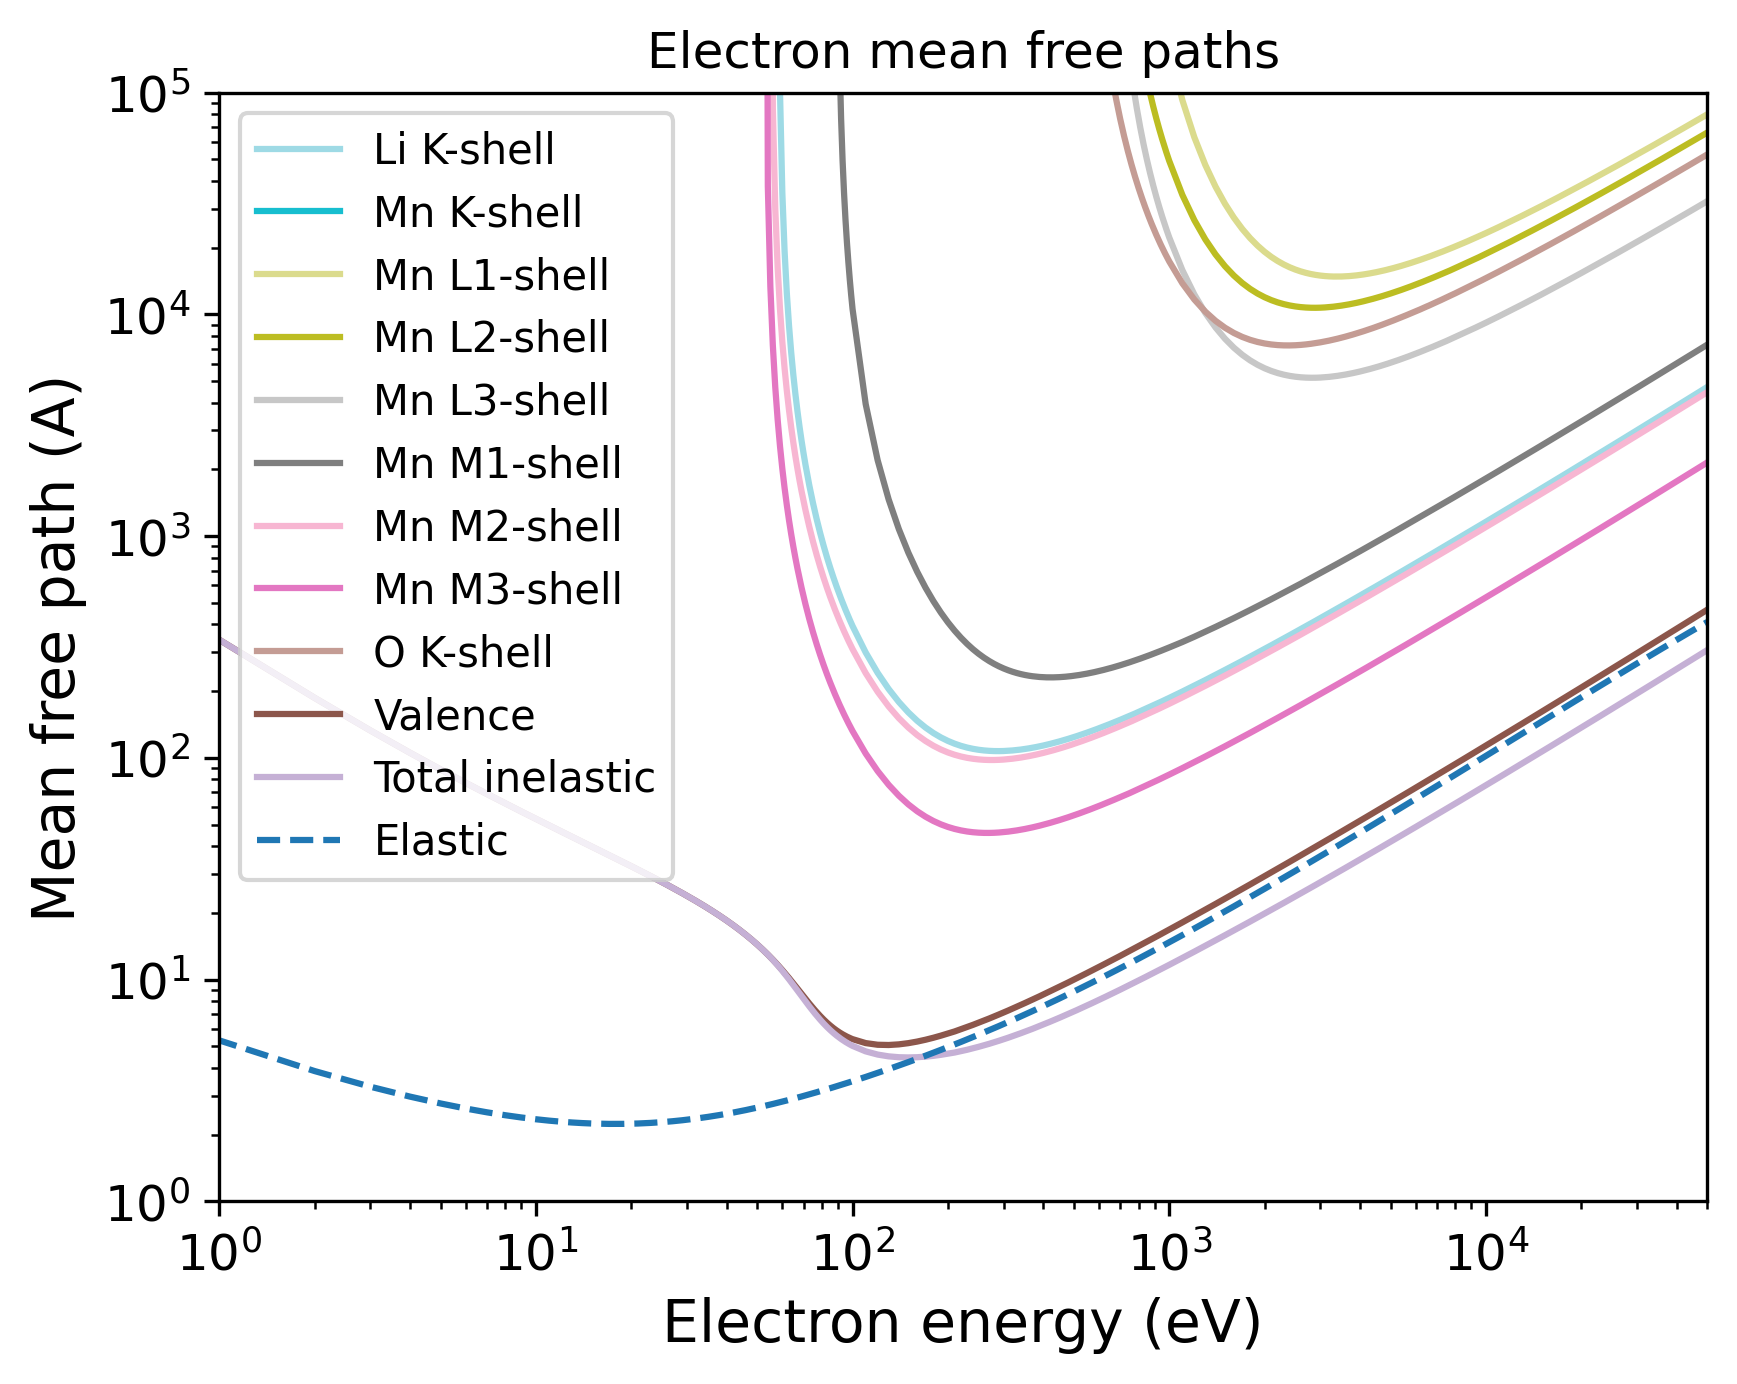

This figure's Python source:
import pandas as pd
import numpy as np
import matplotlib.pyplot as plt
import matplotlib.cm as cm
# Set the format:
plt.xlabel("Electron energy (eV)", fontsize=14)
plt.ylabel("Mean free path (A)", fontsize=14)
plt.xticks(fontsize=12)
plt.yticks(fontsize=12)
plt.grid(False)
# Set the axes:
# Read the output file:
df = pd.read_csv(r"OUTPUT_LiMn2O4_Electron_IMFP.dat", sep=r'\s+', header=None, comment="#", skipinitialspace=True)
plt.xscale("log")
plt.yscale("log")
# Prepare the plot:
columns_to_plot = [1, 2, 3, 4, 5, 6, 7, 8, 9, 10, 11]
labels = ["Li K-shell", "Mn K-shell", "Mn L1-shell", "Mn L2-shell", "Mn L3-shell", "Mn M1-shell", "Mn M2-shell", "Mn M3-shell", "O K-shell", "Valence", "Total inelastic"]
# Create N distinct colors from a colormap
N = len(columns_to_plot)
colors = plt.cm.tab20(np.linspace(1, 0, 20))
# Set line styles:
linestyles = ["-", "-", "-", "-", "-", "-", "-", "-", "-", "-", "-"]
for i, col in enumerate(columns_to_plot):
    color = colors[i % len(colors)]
    ls    = linestyles[i % len(linestyles)]
    label = labels[i % len(labels)]
    plt.plot(df.iloc[:, 0], df.iloc[:, col],
    color=color,
    label=label,
    linestyle=ls)
# Add a curve from the second file
df2 = pd.read_csv(r"OUTPUT_LiMn2O4_Electron_EMFP.dat", sep=r'\s+', header=None, comment="#", skipinitialspace=True)
columns_to_plot2 = [4]
labels2 = ["Elastic"]
# Create second part of the plot:
for col, label in zip(columns_to_plot2, labels2):
    plt.plot(df2.iloc[:, 0], df2.iloc[:, col], label=label, linestyle="--")
plt.xlim(1.00000000,50000.00000000)
plt.ylim(1.00000000,100000.00000000)
plt.title("Electron mean free paths")
plt.legend(loc="best", fontsize=10)
# Save the plot in this format:
plt.savefig("OUTPUT_MFP_electron.png", dpi=300, bbox_inches="tight")
